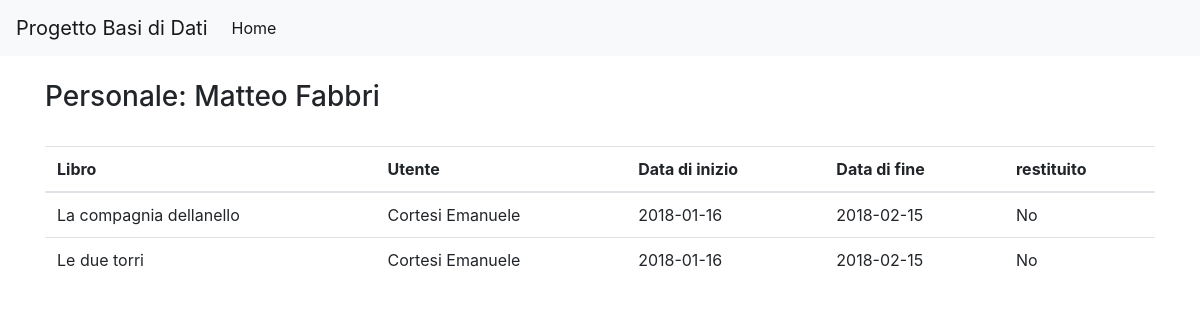
The app's page /sito/personale/prestiti.php?id_personale=2 with its own data.
### tables this page shows
CREATE TABLE personale (
  id           INT          NOT NULL AUTO_INCREMENT,
  cognome      VARCHAR(100) NOT NULL,
  nome         VARCHAR(100) NOT NULL,
  data_nascita DATE         NOT NULL,
  PRIMARY KEY (id)
);

CREATE TABLE prestiti (
  id           INT     NOT NULL AUTO_INCREMENT,
  id_libro     INT     NOT NULL,
  id_personale INT     NOT NULL,
  id_utente    INT     NOT NULL,
  data_inizio  DATE    NOT NULL,
  data_fine    DATE    NOT NULL,
  restituito   BOOLEAN NOT NULL DEFAULT FALSE,
  PRIMARY KEY (id),
  FOREIGN KEY (id_libro) REFERENCES libri (id)
    ON DELETE RESTRICT
    ON UPDATE NO ACTION,
  FOREIGN KEY (id_personale) REFERENCES personale (id)
    ON DELETE RESTRICT
    ON UPDATE NO ACTION,
  FOREIGN KEY (id_utente) REFERENCES utenti (id)
    ON DELETE RESTRICT
    ON UPDATE NO ACTION
);

CREATE TABLE libri (
  id                 INT          NOT NULL AUTO_INCREMENT,
  ISBN               VARCHAR(13)  NOT NULL,
  titolo             VARCHAR(100) NOT NULL,
  anno_pubblicazione YEAR         NOT NULL,
  quantita           INT          NOT NULL,
  id_editore         INT          NOT NULL,
  id_collana         INT          NULL     DEFAULT NULL,
  id_espositore      INT          NOT NULL,
  PRIMARY KEY (id),
  FOREIGN KEY (id_editore) REFERENCES casa_editrice (id)
    ON DELETE RESTRICT
    ON UPDATE NO ACTION,
  FOREIGN KEY (id_collana) REFERENCES collane (id)
    ON DELETE RESTRICT
    ON UPDATE NO ACTION,
  FOREIGN KEY (id_espositore) REFERENCES espositori (id)
    ON DELETE RESTRICT
    ON UPDATE NO ACTION
);

### sito/ConnessioneSQL.php (called while the page is built, shortened)
<?php
class ConnessioneSQL
{
    private $servername = "localhost";
    private $username = "root";
    private $password = "";
    private $dbname = "progetto_database";
    private $conn;
    public function __construct()
    {
        $this->conn = new mysqli($this->servername, $this->username, $this->password, $this->dbname);
    }
    public function query($sql)
    {
        return $this->conn->query($sql);
    }
    public function select($table, $fields = '*', $other = '')
    {
        $fields = is_array($fields) ? implode(', ', $fields) : $fields;
        $results = $this->query("SELECT {$fields} FROM {$table} {$other}");
        return $results->fetch_all(MYSQLI_ASSOC);
    }
}

### sito/personale/prestiti.php (the view)
<?php require '../partials/head.php' ?>
<?php
require "../ConnessioneSQL.php";
$connessione = new ConnessioneSQL();
$id_personale = isset($_GET['id_personale']) && strlen($_GET['id_personale']) > 0 ? $_GET['id_personale'] : die("Richiesto id personale");
$personale = $connessione->select('personale', '*', "WHERE id=$id_personale")[0];
?>
<div class="d-flex justify-content-between align-items-center mb-4">
    <h3>Personale: <?php echo $personale['nome'] . ' ' . $personale['cognome'] ?></h3>
</div>
<table class="table">
    <thead>
    <tr>
        <th>Libro</th>
        <th>Utente</th>
        <th>Data di inizio</th>
        <th>Data di fine</th>
        <th>restituito</th>
    </tr>
    </thead>
    <tbody>
    <?php
    $risultato = $connessione->query(
        "SELECT titolo, CONCAT(utenti.cognome, ' ', utenti.nome) AS utente, data_inizio, data_fine, restituito
            FROM prestiti
              JOIN libri ON prestiti.id_libro = libri.id
              JOIN utenti ON prestiti.id_utente = utenti.id
            WHERE id_personale = $id_personale"
    )->fetch_all(MYSQLI_ASSOC);
    if (count($risultato) > 0) {
        foreach ($risultato as $row) {
            ?>
            <tr>
                <td><?php echo $row["titolo"] ?></td>
                <td><?php echo $row["utente"] ?></td>
                <td><?php echo $row["data_inizio"] ?></td>
                <td><?php echo $row["data_fine"] ?></td>
                <td><?php echo $row["restituito"] ? 'Si' : 'No' ?></td>
            </tr>
            <?php
        }
    } else {
        ?>
        <tr>
            <td rowspan="4">Non ci sono record.</td>
        </tr>
        <?php
    }
    ?>
    </tbody>
</table>
<?php require '../partials/footer.php' ?>

### records on screen
personale: nome "Matteo", cognome "Fabbri"
prestiti: id_libro.titolo "La compagnia dellanello", utente "Cortesi Emanuele", data_inizio "2018-01-16", data_fine "2018-02-15", restituito "No"
prestiti: id_libro.titolo "Le due torri", utente "Cortesi Emanuele", data_inizio "2018-01-16", data_fine "2018-02-15", restituito "No"
